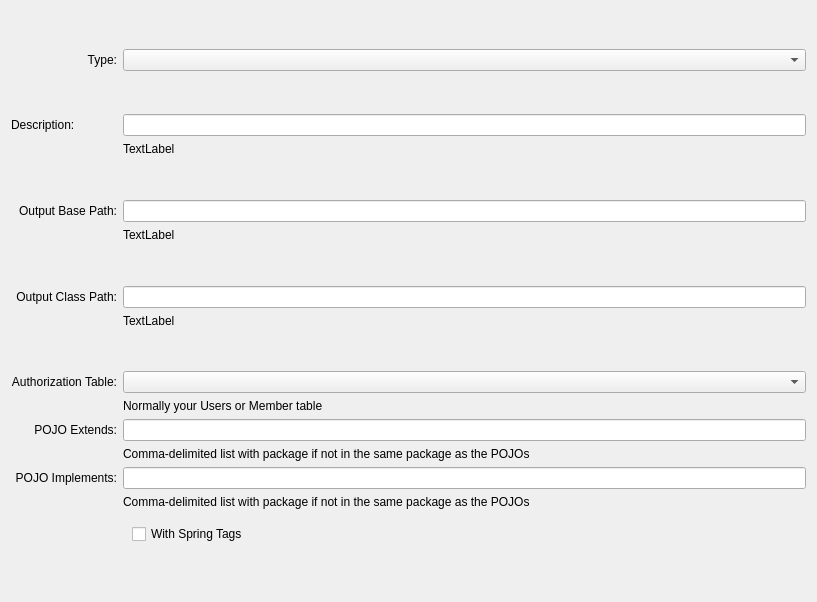
<?xml version="1.0" encoding="UTF-8"?>
<ui version="4.0">
 <class>GeneratorForm</class>
 <widget class="QWidget" name="GeneratorForm">
  <property name="geometry">
   <rect>
    <x>0</x>
    <y>0</y>
    <width>817</width>
    <height>602</height>
   </rect>
  </property>
  <property name="windowTitle">
   <string>Form</string>
  </property>
  <layout class="QGridLayout" name="gridLayout">
   <item row="18" column="1">
    <widget class="QWidget" name="checkW" native="true">
     <layout class="QHBoxLayout" name="horizontalLayout">
      <item>
       <widget class="QCheckBox" name="withSpringTags">
        <property name="text">
         <string>With Spring Tags</string>
        </property>
       </widget>
      </item>
     </layout>
    </widget>
   </item>
   <item row="12" column="1">
    <widget class="QComboBox" name="authorizationTableCB"/>
   </item>
   <item row="6" column="0">
    <widget class="QLabel" name="basePathL">
     <property name="text">
      <string>Output Base Path:</string>
     </property>
     <property name="alignment">
      <set>Qt::AlignRight|Qt::AlignTrailing|Qt::AlignVCenter</set>
     </property>
    </widget>
   </item>
   <item row="15" column="1">
    <widget class="QLabel" name="extendsHelp">
     <property name="text">
      <string>Comma-delimited list with package if not in the same package as the POJOs</string>
     </property>
    </widget>
   </item>
   <item row="3" column="1">
    <widget class="QLineEdit" name="descTF"/>
   </item>
   <item row="10" column="1">
    <widget class="QLabel" name="classPathHelp">
     <property name="text">
      <string>TextLabel</string>
     </property>
     <property name="wordWrap">
      <bool>true</bool>
     </property>
    </widget>
   </item>
   <item row="5" column="1">
    <spacer name="verticalSpacer_3">
     <property name="orientation">
      <enum>Qt::Vertical</enum>
     </property>
     <property name="sizeHint" stdset="0">
      <size>
       <width>20</width>
       <height>40</height>
      </size>
     </property>
    </spacer>
   </item>
   <item row="3" column="0">
    <widget class="QLabel" name="descL">
     <property name="text">
      <string>Description:</string>
     </property>
    </widget>
   </item>
   <item row="13" column="1">
    <widget class="QLabel" name="authorizationTableHelp">
     <property name="text">
      <string>Normally your Users or Member table</string>
     </property>
     <property name="wordWrap">
      <bool>true</bool>
     </property>
    </widget>
   </item>
   <item row="19" column="1">
    <spacer name="verticalSpacer">
     <property name="orientation">
      <enum>Qt::Vertical</enum>
     </property>
     <property name="sizeHint" stdset="0">
      <size>
       <width>20</width>
       <height>40</height>
      </size>
     </property>
    </spacer>
   </item>
   <item row="1" column="1">
    <widget class="QComboBox" name="typeCB"/>
   </item>
   <item row="11" column="1">
    <spacer name="verticalSpacer_5">
     <property name="orientation">
      <enum>Qt::Vertical</enum>
     </property>
     <property name="sizeHint" stdset="0">
      <size>
       <width>20</width>
       <height>40</height>
      </size>
     </property>
    </spacer>
   </item>
   <item row="14" column="0">
    <widget class="QLabel" name="extendsL">
     <property name="text">
      <string>POJO Extends:</string>
     </property>
     <property name="alignment">
      <set>Qt::AlignRight|Qt::AlignTrailing|Qt::AlignVCenter</set>
     </property>
    </widget>
   </item>
   <item row="7" column="1">
    <widget class="QLabel" name="basePathHelp">
     <property name="text">
      <string>TextLabel</string>
     </property>
     <property name="wordWrap">
      <bool>true</bool>
     </property>
    </widget>
   </item>
   <item row="17" column="1">
    <widget class="QLabel" name="implementsHelp">
     <property name="text">
      <string>Comma-delimited list with package if not in the same package as the POJOs</string>
     </property>
    </widget>
   </item>
   <item row="14" column="1">
    <widget class="QLineEdit" name="extendsTF"/>
   </item>
   <item row="1" column="0">
    <widget class="QLabel" name="typeL">
     <property name="text">
      <string>Type:</string>
     </property>
     <property name="alignment">
      <set>Qt::AlignRight|Qt::AlignTrailing|Qt::AlignVCenter</set>
     </property>
    </widget>
   </item>
   <item row="9" column="1">
    <widget class="QLineEdit" name="classPathTF"/>
   </item>
   <item row="6" column="1">
    <widget class="QLineEdit" name="basePathTF"/>
   </item>
   <item row="2" column="1">
    <spacer name="verticalSpacer_6">
     <property name="orientation">
      <enum>Qt::Vertical</enum>
     </property>
     <property name="sizeHint" stdset="0">
      <size>
       <width>20</width>
       <height>40</height>
      </size>
     </property>
    </spacer>
   </item>
   <item row="8" column="1">
    <spacer name="verticalSpacer_4">
     <property name="orientation">
      <enum>Qt::Vertical</enum>
     </property>
     <property name="sizeHint" stdset="0">
      <size>
       <width>20</width>
       <height>40</height>
      </size>
     </property>
    </spacer>
   </item>
   <item row="9" column="0">
    <widget class="QLabel" name="classPathL">
     <property name="text">
      <string>Output Class Path:</string>
     </property>
     <property name="alignment">
      <set>Qt::AlignRight|Qt::AlignTrailing|Qt::AlignVCenter</set>
     </property>
    </widget>
   </item>
   <item row="0" column="1">
    <spacer name="verticalSpacer_2">
     <property name="orientation">
      <enum>Qt::Vertical</enum>
     </property>
     <property name="sizeHint" stdset="0">
      <size>
       <width>20</width>
       <height>40</height>
      </size>
     </property>
    </spacer>
   </item>
   <item row="4" column="1">
    <widget class="QLabel" name="descHelp">
     <property name="text">
      <string>TextLabel</string>
     </property>
    </widget>
   </item>
   <item row="12" column="0">
    <widget class="QLabel" name="authorizationTableL">
     <property name="text">
      <string>Authorization Table:</string>
     </property>
     <property name="alignment">
      <set>Qt::AlignRight|Qt::AlignTrailing|Qt::AlignVCenter</set>
     </property>
    </widget>
   </item>
   <item row="16" column="1">
    <widget class="QLineEdit" name="implementsTF"/>
   </item>
   <item row="16" column="0">
    <widget class="QLabel" name="implementsL">
     <property name="text">
      <string>POJO Implements:</string>
     </property>
     <property name="alignment">
      <set>Qt::AlignRight|Qt::AlignTrailing|Qt::AlignVCenter</set>
     </property>
    </widget>
   </item>
  </layout>
 </widget>
 <resources/>
 <connections/>
</ui>
